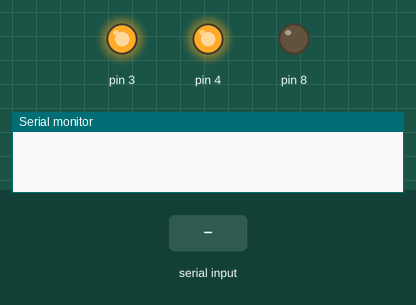
A sketch run on a simulated Arduino Uno, built with avr-gcc and run on an emulated ATmega328P. Shown: output pins drawn as LEDs (lit = HIGH), the last lines printed to the serial monitor. Inputs (shaded band) come from the test bench.

Above: at 1.2 s.
1.3 s: "a" received over Serial
At 3.1 s:
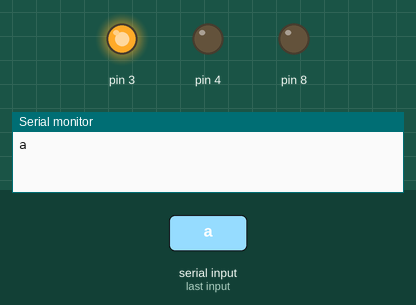
3.8 s: "s" received over Serial
At 6.0 s:
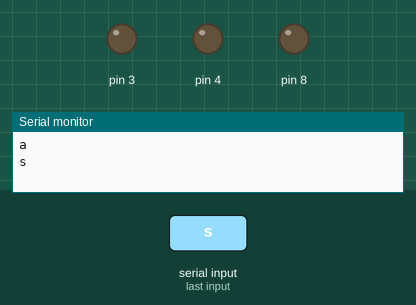
6.3 s: "d" received over Serial
At 8.1 s:
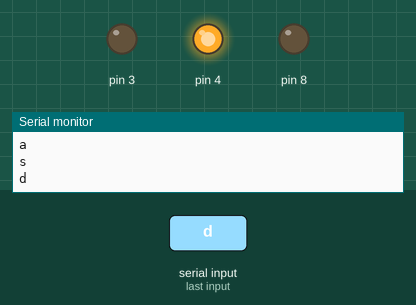
Timing chart, 0 to 9.6 s (numbered marks = the images above; inputs shaded):
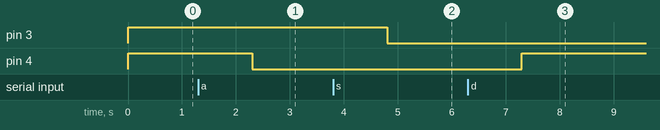

Measured:
- after the input at 1.3 s, pin 4: HIGH → LOW after 1.0 s
- after the input at 3.8 s, pin 3: HIGH → LOW after 1.0 s
- after the input at 6.3 s, pin 4: LOW → HIGH after 1.0 s

The sketch:

Test.ino
```cpp
String incomingByte = "";

void setup() {
 // put your setup code here, to run once:
 //Serial1.begin(9600);
 Serial.begin(9600);
 pinMode(3,OUTPUT);
 pinMode(4,OUTPUT);
 pinMode(8,OUTPUT);
 digitalWrite(3,HIGH);
 digitalWrite(4, HIGH);
}

/* Ports where N is the number
* N->DN
*/

//
//8 is ultrasonic

void loop() {
 // put your main code here, to run repeatedly:
 if (Serial.available() > 0) {
   // read the incoming byte:
   incomingByte = Serial.readString();
   if(incomingByte=="w"){
     digitalWrite(3, HIGH);
   }
   if(incomingByte=="a"){
     digitalWrite(4, LOW);
   }
   if(incomingByte=="s"){
     digitalWrite(3, LOW);
   }
   if(incomingByte=="d"){
     digitalWrite(4, HIGH);
   }
     if(incomingByte=="Tokyo_Drift_Left"){
     digitalWrite(4, HIGH);
     //Front Wheel Stop
     //Increase Power
     //Left Turn Power
   }
   if(incomingByte=="Tokyo_Drift_Right"){
     digitalWrite(3, HIGH);
     //Front Wheel Stop
     //Increase Power
     //Right Turn Power
   }
   Serial.println(incomingByte);
 }
}
```
